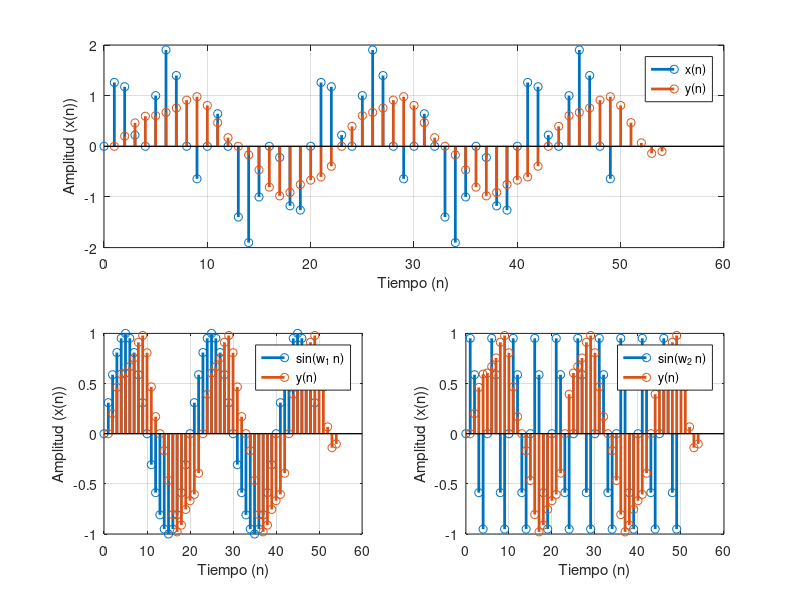

This chart was generated by the following MATLAB code:
%% Laboratorio #7. Diseño de filtros FIR por su la respuesta en frecuencia

% En teoria se planteo la metodología de diseño de un filtro FIR por medio
% de la respuesta en frecuencia ideal de los filtros clásicos, conocida
% como la tecnica de ventaneo:
% 1. Pasa-bajas (elimina todas las componentes frecuenciales que sean 
% mayores a cierta frecuencia de corte Fc)
% 2. Pasa-altas (elimina todas las componentes frecuenciales que sean 
% menores a cierta frecuencia de corte Fc)
% 3. Pasa-bandas (elimina todas las componentes frecuenciales que sean 
% menores a a cierta frecuencia de corte Fc1 y que sean mayores a Fc2)
% 4. Rechaza-bandas: elima todas las componentes frecuenciales que sean
% mayores a cierta frecuencia de corte Fc1 y que sean menores que Fc2
%
%
% El proceso se describe a continuación:
%
% #1. Especificar el parametro de la frecuencia de muestreo Fs. Este 
% parametro delimitara el intervalo de frecuencias que van a poder
% representarse en el dominio de la frecuencia. Dicho intervalor esta dado  
% desde -Fs/2 hasta Fs/2. Por ejemplo, si Fs= 1000, las únicas frecuencias
% que van a poder representarse en el dominio de la frecuencia, son desde
% -500 hasta 500 Hz.
%
% #2. Establecer el tipo de filtro que se va a diseñar, así como la o las
% frecuencias de corte que se requieran. Obviamente dichas frecuencias de
% corte estan limitadas por la frecuencia de muestreo, es decir Fc <= Fs/2.
%
% #3. Normalizar las frecuencias de corte Fc por medio de la frecuencia de
% muestreo. Para normalizarla simplemente dividimos entre la frecuencia de
% muestreo: fc = Fc/Fs. Recuerde que fc debe estar especificado como el 
% un cociente de dos numeros enteros, y dicha frección debe ser lo más 
% posible reducible. Finalmente, se procede a multiplicar a f por 2*pi, a 
% fin de obtener la frecuencia de corte angular, es decir wc = 2*pi*fc.
%
% #4. Diseñar el filtro en el dominio de la frecuencia, en función del tipo
% de filtro especificado en (#2). Con ello se obtendra una respuesta en
% frecuencia H(w) ideal, la cual debera de contener cambios abruptos 
% (transiciones entre 0 y 1) localizados en los puntos de wc.
%
% #5. Aplicar la transformada inversa de Fourier de tiempo discreto (IDTFT)
% a fin de obtener la respuesta al impulso ideal h(n).
%
% #6. Especificar el orden M, que nuestro filtro tendra, donde M debe ser
% un número impar.
%
% #7. Evaluar los valores de n = -(M-1)/2 hasta n = (M-1)/2 de la respuesta
% al impulso h(n). Con ello se obtendran M valores o coeficientes.
%
% #8. Con los coeficientes h(-(M-1)/2) hasta h((M-1)/2), se forma la
% ecuación en diferencias del filtro:
% y(n) = h(-(M-1)/2)*x(n) + h(-(M-1)/2 + 1)*x(n-1) + ... + h((M-1)/2)*x(n-M+1)
%
% Y con ello, nuestro filtro puede ser implementado en un microcontrolador.
%



% Vamos a diseñar un filtro por medio de esta técnica.
% #1. Para ello especificaremos que la frecuencia de muestreo es de 1000Hz,
% por ello, el intervalo de frecuencias sera de -500 a 500 Hz.
Fs = 1000;

% #2. Se diseñara un filtro pasa-bajas con una frecuencia de corte Fc = 120Hz.
Fc=120;

% #3. Normalizamos a Fc, fc = Fc/Fs = 120/1000 = 12/100 = 6/50. Luego se
% multiplica por 2PI para obtener wc = 2*pi*6/50 = pi*12/50 = pi*6/25
fc = Fc/Fs;
wc = 2*pi*fc;

% #4. Al ser un filtro pasabajas, tiene la forma de un cuadrado centrado en
% w=0 y esta representado por la siguiente ecuación:
%        { 1, |w| < wc
% H(w) = {
%        { 0, otro caso
%
% Para visualizarlo, primero contruimos un vector de frecuencia, el cual
% debera de estar a cotado desde -pi a pi:
N=1024; % Cuantos valores se quieren observar
w = -pi:(2*pi)/N:pi;
H=zeros(1,N+1);
H(abs(w) < wc) = 1;
plot(w,abs(H),'LineWidth',2);
xlabel('Frecuencia (w)');
ylabel('Amplitud |H(w)|');
grid on

% #5. Al aplicar la IDTFT se obtiene la respuesta al impulso
%           h(n) = wc/pi * sinc(wc*n)

% #6. Se selecciona el orden del filtro M = 5
M = 5;

% #7. Se evalua a h(n) en los valores de n = -(5-1)/2 hasta (5-1)/2
% Recuerde que:
% 1. sinc(wc*n) = sin(wc*n) / (wc*n)
% 2. sinc(wc*n) = 1, en n = 0
n=-(M-1)/2:(M-1)/2;
h = (wc/pi)*sin(wc*n)./(wc*n);
h(n==0) = wc/pi;


% Graficaremos además la respuesta al impulso truncada
stem(n,h,'LineWidth',2);
xlabel('Tiempo (n)');
ylabel('Amplitud (x(n))');
grid on; % Visualizar las rejillas del area de la gráfica

% Además vamos a visualizar la nueva respuesta en frecuencia de h(n)
% truncada, para ello volvemos a visualizar H(w) y traslapamos la H(w)
% truncada
N=1024; % Cuantos valores se quieren observar
w = -pi:(2*pi)/N:pi;
H=zeros(1,N+1);
H(abs(w) < wc) = 1;
Ht = fftshift(fft(h,N+1));
plot(w,abs(H),'LineWidth',2);
hold on;
plot(w,abs(Ht),'LineWidth',2);
hold off;
xlabel('Frecuencia (w)');
ylabel('Amplitud |H(w)|');
legend('H(w)','Ht(w)')
grid on

% Observe que ya no tenemos la misma respuesta en frecuencia, pero nuestro
% filtro se asemejó lo más que se pudo a la respuesta en frecuencia ideal








% #8. Los coeficientes del filtro son
fprintf('const uint32_t FIR_TAPS = %d;\n',length(h));
fprintf("const float h[FIR_TAPS] = {");
fprintf("%.20fF,\t",h(1:end-1));
fprintf("%.20fF};\n",h(end));
% Copiar estos valores en el archivo .c para su implementacion en la ESP32
% Si se desea incluir mas filtros, asegurarse de cambiar los nombres de 
% "FIR_TAPS" y "h" en cada filtro

% A fin de evaluar nuestro filtro, vamos a definir una señal que estara 
% definida como la suma de dos señales senoidales de frecuencias F1=50Hz y 
% F2 = 200Hz. Vamos a discretizar las primeras 50 muestras
n = 0:49;
F1=50;
F2=200;
x1 = sin(2*pi*(F1/Fs)*n);
x2 = sin(2*pi*(F2/Fs)*n);
x = x1 + x2;

% Para aplicar el filtro, puede usar la función "conv" que le permite
% calcular la convolucion entre dos señales: y(n) = x(n)*h(n)
y = conv(x,h);

% Graficamos las señales
subplot(2,2,1:2);
stem(n,x,'LineWidth',2);
hold on
stem(y,'LineWidth',2);
hold off
xlabel('Tiempo (n)');
ylabel('Amplitud (x(n))');
grid on; % Visualizar las rejillas del area de la gráfica
legend('x(n)','y(n)');

subplot(2,2,3);
stem(n,x1,'LineWidth',2);
hold on
stem(y,'LineWidth',2);
hold off
xlabel('Tiempo (n)');
ylabel('Amplitud (x(n))');
grid on; % Visualizar las rejillas del area de la gráfica
legend('sin(w_1 n)','y(n)');

subplot(2,2,4);
stem(n,x2,'LineWidth',2);
hold on
stem(y,'LineWidth',2);
hold off
xlabel('Tiempo (n)');
ylabel('Amplitud (x(n))');
grid on; % Visualizar las rejillas del area de la gráfica
legend('sin(w_2 n)','y(n)');

% Observe que la señal filtrada tiene mayor similitud con la señal seno
% de frecuencia de 50 Hz, debido a que al pasar por nuestro filtro, toda
% señal senoidal de frecuencia superior a 120 Hz será atenuada por el
% filtro pasa-bajas diseñado.









%% Experimentación
% 1. Reproduzca el experimento anterior para distintos valores de M:
%    a) Para M = 11
%    b) Para M = 21
%    c) Para M = 51
%    d) Para M = 101
% ¿Que efectos prácticos tiene el valor de M?

% 2. Diseñe los siguientes filtros para M = 15, Fs = 8000Hz
%  a) Pasa Altas, con frecuencia de corte Fc = 1000Hz
%  b) Pasa Banda, con frecuencias de corte F1 = 1000Hz, F2 = 1500Hz
%  Grafique su respuesta al impulso y evalue el filtro usando tres señales de prueba
%  a) sin(2*pi*500*t)
%  b) sin(2*pi*1000*t)
%  c) sin(2*pi*2000*t)

% 3. Implemente en la ESP32 un filtro pasa-bajas con M = 15, Fs=8000Hz, Fc=1000Hz
